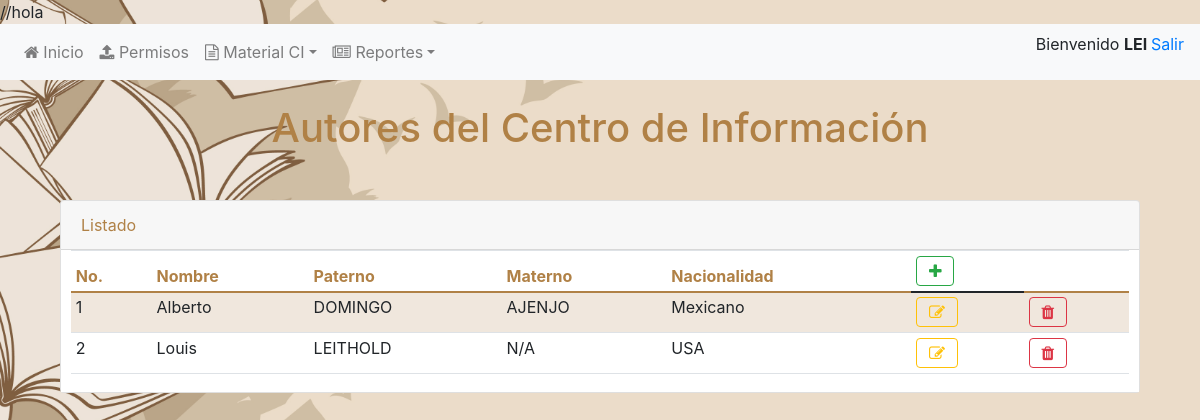
The page /Autores.php (signed in) on the database as committed earlier.
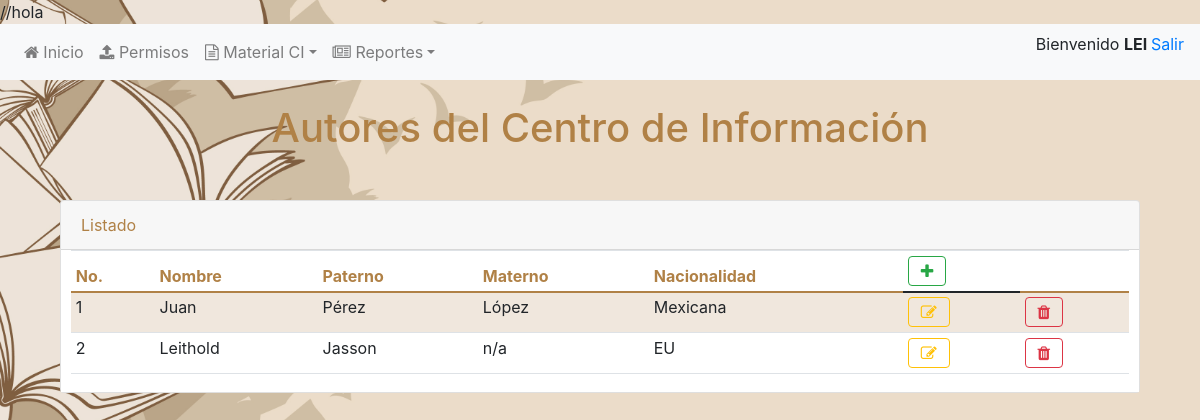
The same page on the database as committed later.
### tables this page shows
CREATE TABLE `autores` (
  `idAutor` int(5) NOT NULL,
  `nomAutor` varchar(20) NOT NULL,
  `primerApellidoA` varchar(20) NOT NULL,
  `segundoApellidoA` varchar(20) NOT NULL,
  `nacionalidad` varchar(20) NOT NULL
);

### conexion.php (called while the page is built, shortened)
<?php
function Conectarse()
{
$user = "root";
$pass = "";
$host = "localhost";
$bd = "ciitesg";
	$cnx = mysqli_connect($host,$user,$pass);
	mysqli_select_db($cnx,$bd) or die(mysqli_error()." Error: seleccionando la base de datos");
	return $cnx;
}
?>

### Autores.php (the view, shortened to what this page needs)
<!DOCTYPE html>
<html>
<head>
	<link href="https://cdn.jsdelivr.net/npm/bootstrap@5.0.0-beta2/dist/css/bootstrap.min.css" rel="stylesheet">
	<link rel="stylesheet" href="css/css/font-awesome.min.css">
    <link rel="stylesheet" href="css/bootstrap.min.css">
</head>
<body>
<main class="dash-content">
	<?php include("includes/menu.php"); ?><br>
	<h1 align="center" class="texto">Autores del Centro de Información</h1><br>
	<div class="container">
    	<div class="container-fluid">
        	<div class="row">
            	<div class="col-xl-12">
				<div class="card spur-card">
        			<div class="card-header texto">
                		<div class="spur-card-title">Listado</div>
            		</div>
            		<div class="card-body">
						<div class="table-responsive">
  	 						<table class="table table-sm table-striped table-hover">
  								<thead>
  									<th class="texto">No.</th>
  									<th class="texto">Nombre</th>
  									<th class="texto">Paterno</th>
									<th class="texto">Materno</th>
									<th class="texto">Nacionalidad</th>
  									<th><button type="button" class="btn btn-outline-success" title="Nuevo" data-toggle="modal" data-target="#exampleModal"><i class="fa fa-plus"></i></button></th>
									<th class="texto"></th>
  								</thead>
  								<?php
      							include "conexion.php";
      							$sentencia="SELECT idAutor, nomAutor, primerApellidoA, segundoApellidoA, nacionalidad FROM `autores`";
	  							$resultado = mysqli_query(Conectarse(),$sentencia);
								$no=1;
      							while($filas=mysqli_fetch_assoc($resultado))
      							{
        							echo "<tr>";
										echo "<td>"; echo $no; echo "</td>";
          								echo "<td>"; echo $filas['nomAutor']; echo "</td>";
          								echo "<td>"; echo $filas['primerApellidoA']; echo "</td>";
		  								echo "<td>"; echo $filas['segundoApellidoA']; echo "</td>";
									    echo "<td>"; echo $filas['nacionalidad']; echo "</td>";
          								echo "<td><a href='modif_autor1.php?no=".$filas['idAutor']."'> <button type='button' class='btn btn-outline-warning' title='Modificar'><i class='fa fa-pencil-square-o'></i></button></a></td>";
										echo "<td><a onclick='return confirmDelete();' href='eliminar_autor.php?no=".$filas['idAutor']."''><button type='button' class='btn btn-outline-danger' title='Eliminar'><i class='fa fa-trash'></i></button></a></td>";
        							echo "</tr>";
									$no++;
      							}
								?>
  	 						</table>
						</div>
 					</div>
				</div>
 				</div>
			</div>
		</div>
	</div>
	</main>
  </body>
</html>

Rows that differ between the two databases and show on the page:
changed autores: nomAutor "Alberto" → "Juan"; primerApellidoA "DOMINGO" → "Pérez"; segundoApellidoA "AJENJO" → "López"; nacionalidad "Mexicano" → "Mexicana"
changed autores: nomAutor "Louis" → "Leithold"; primerApellidoA "LEITHOLD" → "Jasson"; segundoApellidoA "N/A" → "n/a"; nacionalidad "USA" → "EU"
